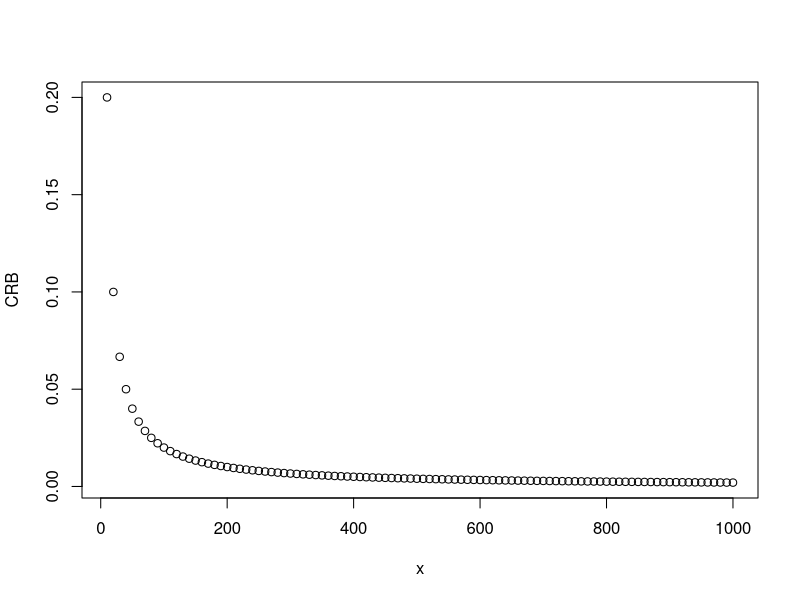
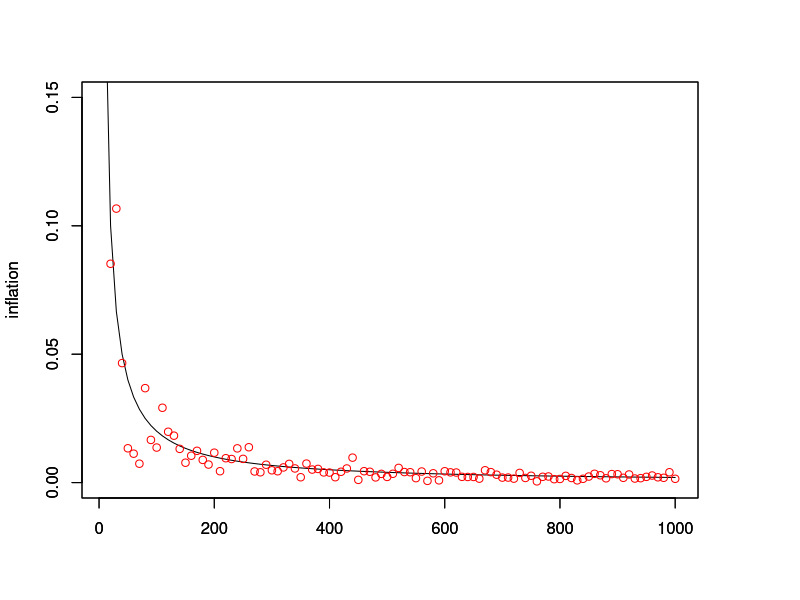
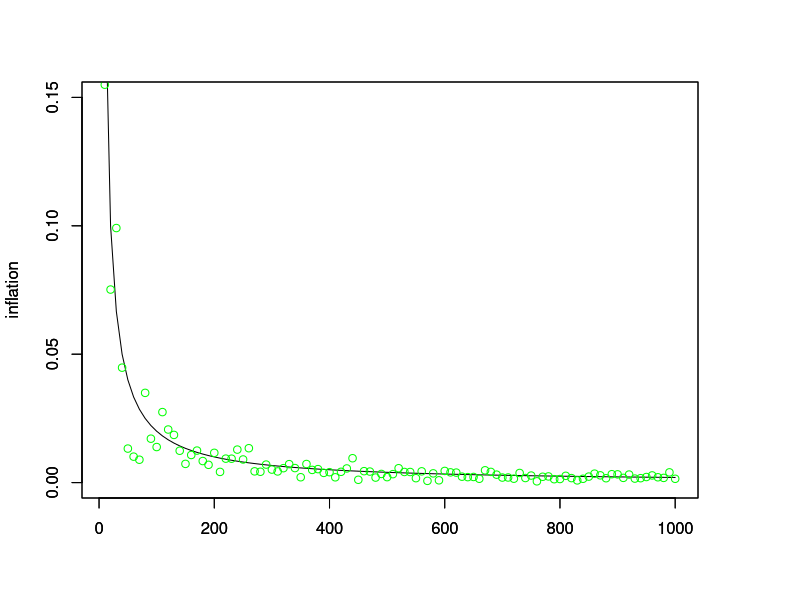

Source code (R) for these figures, in order:
### Simulation

mse1=c()
mse2=c()
CRB=c()


#these two for loops enable tocalculate the MSEs of the estimator as well as the CRB
# We simulate the Gamma 10 times for every n (n goes from 10 to 1000 by increments of 10)

for(j in seq(10,1000,10)){
  
  
  results=c()
  est1=c()
  est2=c()
  se1=0
  se2=0
  

  #10 simulations of gamma(2,2) (n=j)

  for(i in 1:10){
    sim=rgamma(j,shape=2,rate=2)
    sim=unlist(sim)
    mean=mean(sim)
    results[i]=mean
  
    #calculate two estimators
    est1[i]=(2/mean)
    est2[i]=(2*j-1)/(j*mean)
  
    #MSE
    se1=se1+(2-est1[i])^2
    se2=se2+(2-est2[i])^2
  }

mse1[j]=se1/10
mse2[j]=se2/10
CRB[j]=(2^2)/(2*j)

}

#y1 is the mse of theta-bar and y2 is the mse of the mle (mme)
y1=mse1[seq(10,1000,10)]
y2=mse2[seq(10,1000,10)]
CRB=CRB[seq(10,1000,10)]
x=seq(10,1000,10)
plot(x,CRB)

#Plots of the theta-bar and the mle (equal to method of moments) estimator respectively
# black line is CRB
# plotted against x = n (sample size of simulations)

#Estimator 1 plot
par(mar= c(5,4,4,5) + 0.1)
plot(x,CRB, col = "black", type="l", xlab="", ylab="inflation", ylim=c(0,0.15))
par(new = T)
plot(x,y1, col = "red", type="p", xlab="", ylab="inflation", ylim=c(0,0.15))
par(new = F)

#Estimator 2 plot
par(mar= c(5,4,4,5) + 0.1)
plot(x,CRB, col = "black", type="l", xlab="", ylab="inflation", ylim=c(0,0.15))
par(new = T)
plot(x,y2, col = "green", type="p", xlab="", ylab="inflation", ylim=c(0,0.15))
par(new = F)


### Test 1

# Theta0=2 Alpha=0.05 n=100

# t test

#calculation of t statistic
set.seed(1)
sim=rgamma(100,shape=2,rate=2)
sim=unlist(sim)

#x bar
mean=mean(sim)

mean
var

#compute standard error of x bar
se=0
for(i in 1:100){
  se=se+((sim[i]-mean)^2)
}
se=se/100

#compute z stat
zstat= abs(1-mean)/sqrt(se)
zstat

### Test 2

#Wald Test

#calculate the ksi statistic and perform test like in question 12
mle=(2/mean)

stat=2*100*(mle-2)/(mle^2)
stat

